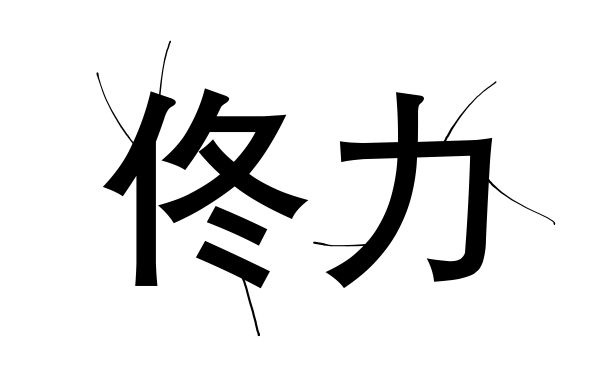
#> input picture openCV/images/blackWord.png, 614 x 378 px
$ python '6_图像金字塔与轮廓检测.py'
#> lines starting #> are read from the running program, lines starting #| are printed output that depends on the picture; after the words box and inside, x2 and y2 are one past the last pixel; in counts of white or black regions, pixels touching at a corner belong together
import cv2 as cv
import numpy as np
'''
img = cv.imread('images/1.jpg')


# 高斯金字塔，原理见笔记(p8)


print(img.shape)

# 利用高斯金字塔，上采样。即放大，shape变大了
up = cv.pyrUp(img)
print(up.shape)

# 利用高斯金字塔，下采样。即缩小，shape变小了
down = cv.pyrDown(img)
print(down.shape)


# --- 拉普拉斯金字塔
# 先做下采样
down = cv.pyrDown(img)
# 再做上采样
down_up = cv.pyrUp(down)
# 和原始数据 做差
llres = img - down_up

'''

# 获取图像轮廓。

# 读取图片
img = cv.imread('images/blackWord.png')
#> img is the input picture: shape (378, 614, 3); min 0, max 255, mean 228.2
# 变换成灰度图
gray = cv.cvtColor(img, cv.COLOR_BGR2GRAY)
# 变换成二值图。利用二值图，容易提高准确率
# 阈值操作。超过阈值(127)的部分取maxVal(255)，小于127的取0。
ret, thresh = cv.threshold(gray, 127, 255, cv.THRESH_BINARY)
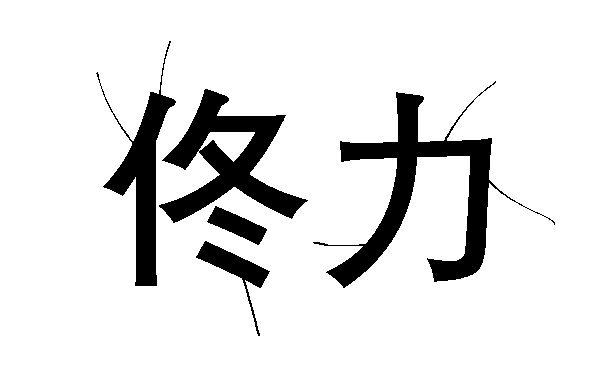
#> thresh: shape (378, 614); 89.5% white; 5 black regions

# 利用边缘检测
# findContours(图像, mode, method)
# mode轮廓检索模式
#    RETR_EXTERNAL 只检索最外面的轮廓
#    RETR_LIST     检索所有轮廓，并将其保存到一条链表中
#    RETR_CCOMP    检测所有轮廓，并将他们组织为两层，顶层是外部边界，第二层是空洞的边界
#    RETR_TREE     检测所有轮廓，并重构检讨轮廓的整个层次(最常用)
#
# method轮廓逼近方法(最常用的两种)
#    CHAIN_APPROX_NONE      以freeman链吗的方式输出轮廓，所有其他方法输出多边形(顶点序列)
#    CHAIN_APPROX_SIMPLE    压缩水平的、垂直的和斜的部分，也就是，函数只保留他们的终点部分

# 三个返回值，
# contours  轮廓信息，是list类型
# hierarchy 层级
contours, hierarchy = cv.findContours(thresh, cv.RETR_TREE, cv.CHAIN_APPROX_NONE)
#> contours = 34 contours, 25 with area under 20; largest, box (x1, y1, x2, y2) and area: (0, 0, 614, 378) 231101, (312, 91, 517, 289) 10204, (158, 88, 309, 224) 7649, (102, 40, 177, 287) 5218, (195, 240, 271, 337) 1608

# 绘制轮廓
draw_img = img.copy() # 不copy下面的操作就会修改原图
# 绘制，drawContours(原图, 要绘制的点信息, 要绘制多少(-1是绘制所有轮廓), 颜色 ,线条宽度)
res = cv.drawContours(draw_img, contours, -1, (0,0,255),3) # 用红色的绘制，线条宽度为2，绘制所有的轮廓信息
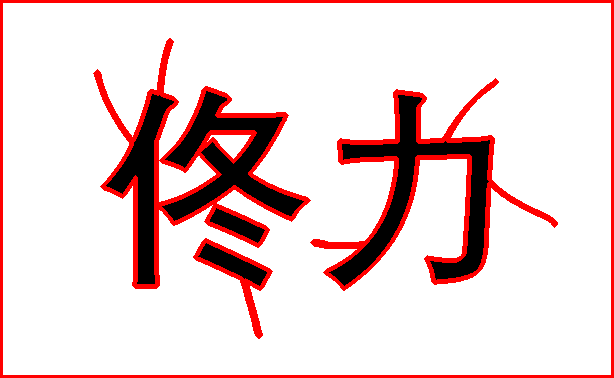
#> res: shape (378, 614, 3); mean B, G, R 211.2, 211.2, 234.2


res2 = np.hstack((img, res))
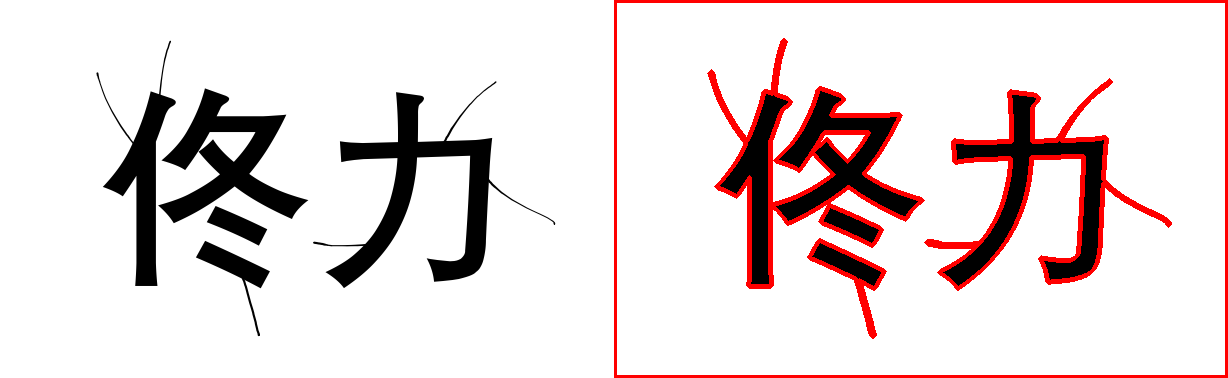
#> res2: shape (378, 1228, 3); mean B, G, R 219.7, 219.7, 231.2


cv.imshow('girl', res2)
cv.waitKey(0)
cv.destroyAllWindows()
